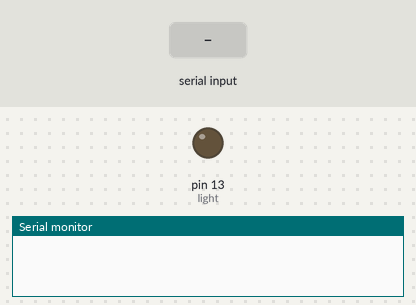
The sketch below on a simulated Arduino Uno, built with avr-gcc and run on an emulated ATmega328P. Shown: output pins drawn as LEDs (lit = HIGH), the last lines printed to the serial monitor. The test bench sets the inputs (shaded band).

Above: at 1.2 s.
1.3 s: "on\n" received over Serial
At 2.5 s:
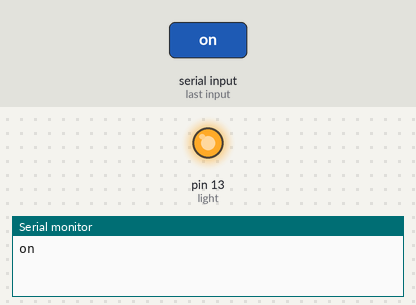
2.8 s: "1\n" received over Serial
At 3.7 s:
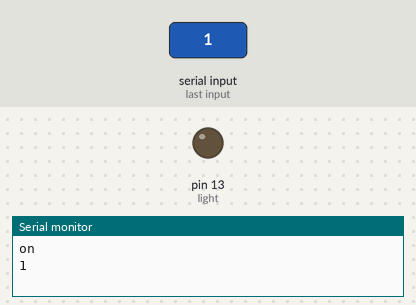
Timing chart, 0 to 5.8 s (numbered marks = the images above; inputs shaded):
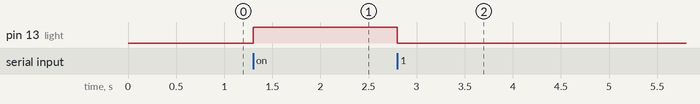

The sketch:

lightonoff.ino
```cpp
/*
on - turns the light on
anything else will turn the light off
*/


//string to hold the incoming stuff
String incoming = "";

//whether or not the string is complete yet
boolean completestring = false;

//the light is on pin 13
int light = 13;

void setup()
{
  Serial.begin(115200);  //set the port speed, default to 8 data bits, no parity, 1 stop bit
  pinMode(light,OUTPUT);
}

void loop()
{
  //check to see if we have a complete string yet
  if(completestring)
  {
    //repeat back out the entire completed string
    if (incoming == "on")
    {
      //turn the light on
      digitalWrite(light,HIGH);
    }
    else
    {
      //turn the light off, anything other than the word on will turn it off
      digitalWrite(light,LOW);
    }
    Serial.println(incoming);
    //clear the string now
    incoming = "";
    //completestring is now false
    completestring = false;
  }
}

//this gets called after the loop has executed, and if there
//is serial data in the buffer
void serialEvent()
{
  while(Serial.available() > 0)
  {
    char inchar = (char)Serial.read();
    //check to see if we get a newline, if so, the string is
    //complete and its time for the loop() to do something
    //but don't add the \n to the string
    if (inchar == '\n')
    {
      completestring = true;
    }
    //otherwise, add the incoming character to the string
    else
    {
      incoming = incoming + inchar;
    }
  }
}
```

Measured:
- after the input at 1.3 s, pin 13 (light): LOW → HIGH at once
- after the input at 2.8 s, pin 13 (light): HIGH → LOW at once
